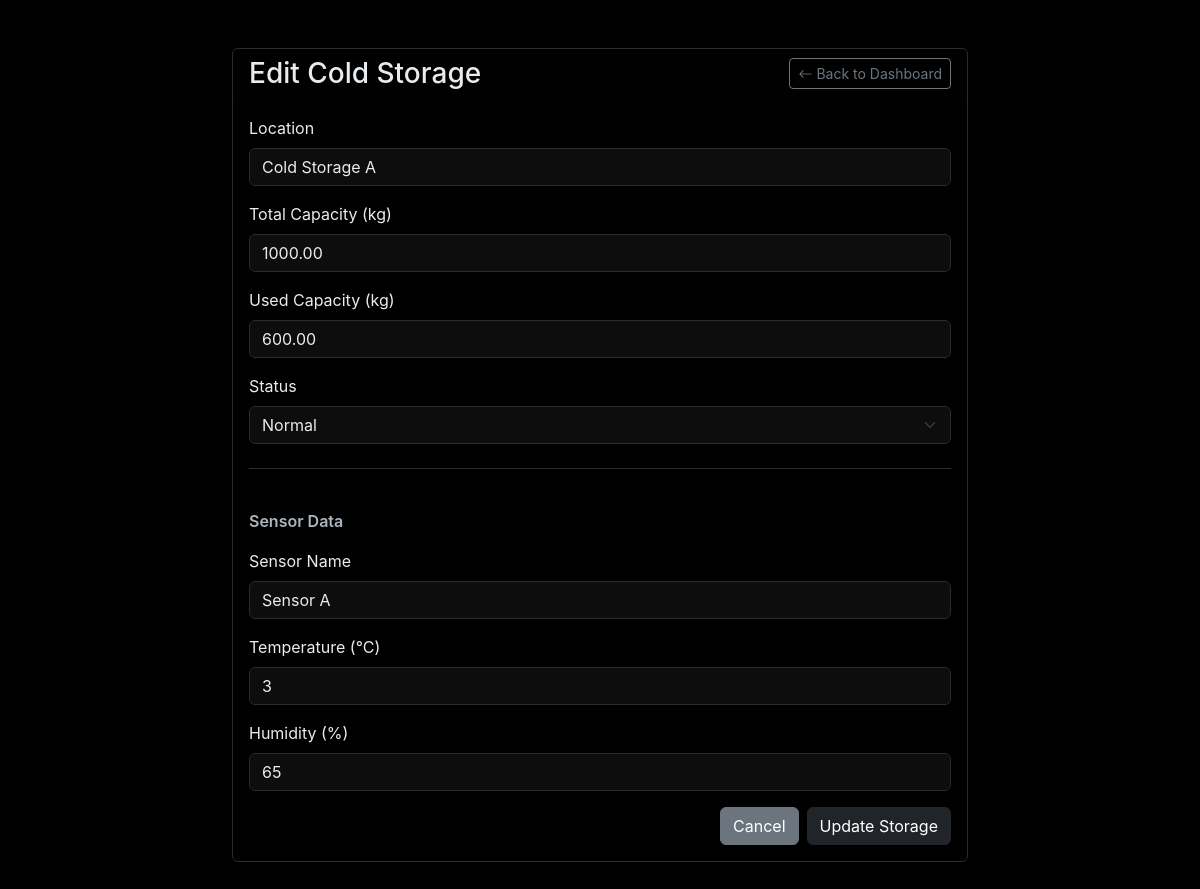
Page /coldstorage/edit_storage_form.php?id=101 on the committed database.
### tables this page shows
CREATE TABLE `cold_storages` (
  `coldstorage_id` int(11) NOT NULL,
  `location` varchar(50) NOT NULL,
  `total_capacity` decimal(10,2) NOT NULL,
  `used_capacity` decimal(10,2) NOT NULL,
  `current_temp` decimal(5,2) NOT NULL,
  `humidity` decimal(5,2) NOT NULL,
  `status` enum('normal','warning','critical') DEFAULT 'normal',
  `created_at` timestamp NOT NULL DEFAULT current_timestamp(),
  `sensor_id` int(11) DEFAULT NULL
);

CREATE TABLE `sensor` (
  `sensor_id` int(11) NOT NULL,
  `temperature` int(11) DEFAULT NULL,
  `humidity` int(11) DEFAULT NULL,
  `sensor_name` varchar(100) NOT NULL
);

### coldstorage/edit_storage_form.php (the view, shortened to what this page needs)
<?php
require_once 'includes/db_Connection.php';
$storage_id = isset($_GET['id']) ? $_GET['id'] : 0;
$storage = null;
if ($storage_id > 0) {
    $stmt = $pdo->prepare("
        SELECT cs.*, s.sensor_name, s.temperature, s.humidity
        FROM cold_storages cs
        LEFT JOIN sensor s ON cs.sensor_id = s.sensor_id
        WHERE cs.coldstorage_id = ?
    ");
    $stmt->execute([$storage_id]);
    $storage = $stmt->fetch(PDO::FETCH_ASSOC);
}
?>
<!DOCTYPE html>
<html lang="en">
<head>
    <link href="https://cdn.jsdelivr.net/npm/bootstrap@5.3.2/dist/css/bootstrap.min.css" rel="stylesheet">
    <link href="https://cdn.jsdelivr.net/npm/bootstrap-icons@1.11.1/font/bootstrap-icons.css" rel="stylesheet">
</head>
<body>
    <div class="container py-5">
        <div class="row justify-content-center">
            <div class="col-md-8">
                <div class="card">
                    <div class="card-header d-flex justify-content-between align-items-center">
                        <h3 class="mb-0">Edit Cold Storage</h3>
                        <a href="dashboard-template.php" class="btn btn-outline-secondary btn-sm">
                            <i class="bi bi-arrow-left"></i> Back to Dashboard
                        </a>
                    </div>
                    <div class="card-body">
                        <?php if ($storage): ?>
                            <form method="POST">
                                <div class="mb-3">
                                    <label for="location" class="form-label">Location</label>
                                    <input type="text" id="location" name="location" class="form-control" value="<?= htmlspecialchars($storage['location']) ?>" required>
                                </div>
                                <div class="mb-3">
                                    <label for="total_capacity" class="form-label">Total Capacity (kg)</label>
                                    <input type="number" id="total_capacity" name="total_capacity" class="form-control" value="<?= htmlspecialchars($storage['total_capacity']) ?>" required>
                                </div>
                                <div class="mb-3">
                                    <label for="used_capacity" class="form-label">Used Capacity (kg)</label>
                                    <input type="number" id="used_capacity" name="used_capacity" class="form-control" value="<?= htmlspecialchars($storage['used_capacity']) ?>" required>
                                </div>
                                <div class="mb-3">
                                    <label for="status" class="form-label">Status</label>
                                    <select id="status" name="status" class="form-select" required>
                                        <option value="normal" <?= $storage['status'] === 'normal' ? 'selected' : '' ?>>Normal</option>
                                    </select>
                                </div>
                                <div class="form-section-divider"></div>
                                <div class="form-section-title">Sensor Data</div>
                                <div class="mb-3">
                                    <label for="sensor_name" class="form-label">Sensor Name</label>
                                    <input type="text" id="sensor_name" name="sensor_name" class="form-control" value="<?= htmlspecialchars($storage['sensor_name']) ?>" required>
                                </div>
                                <div class="mb-3">
                                    <label for="temperature" class="form-label">Temperature (°C)</label>
                                    <input type="number" id="temperature" step="0.1" name="temperature" class="form-control" value="<?= htmlspecialchars($storage['temperature']) ?>" required>
                                </div>
                                <div class="mb-3">
                                    <label for="humidity" class="form-label">Humidity (%)</label>
                                    <input type="number" id="humidity" name="humidity" class="form-control" value="<?= htmlspecialchars($storage['humidity']) ?>" required>
                                </div>
                                <div class="d-grid gap-2 d-md-flex justify-content-md-end">
                                    <a href="dashboard-template.php" class="btn btn-secondary">Cancel</a>
                                    <button type="submit" name="update_storage" class="btn btn-primary">Update Storage</button>
                                </div>
                            </form>
                        <?php endif; ?>
                    </div>
                </div>
            </div>
        </div>
    </div>
</body>
</html>

### coldstorage/edit_storage_form.php (style rules this page uses)
:root { --bs-purple: #a855f7; --bs-body-bg: #000000; --bs-body-color: #e9ecef; --bs-card-bg: #121212; --bs-border-color: #2c2c2c; }
body { background-color: var(--bs-body-bg); color: var(--bs-body-color); font-family: 'Inter', -apple-system, BlinkMacSystemFont, 'Segoe UI', Roboto, Oxygen, Ubuntu, Cantarell, sans-serif; }
.card { background-color: var(--bs-card-bg); border: 1px solid var(--bs-border-color); }
.form-control, .form-select { background-color: rgba(255, 255, 255, 0.05); border: 1px solid var(--bs-border-color); color: var(--bs-body-color); }
.btn-primary { background-color: #212529; border-color: #212529; }
.form-section-divider { border-top: 1px solid #2c2c2c; margin: 1.5rem 0; padding-top: 1rem; }
.form-section-title { font-size: 1rem; font-weight: 600; color: #adb5bd; margin-bottom: 1rem; }

### rows in the picture
cold_storages: location "Cold Storage A", total_capacity "1000.00", used_capacity "600.00", status "Normal", sensor_name "Sensor A", temperature "3", humidity "65"
